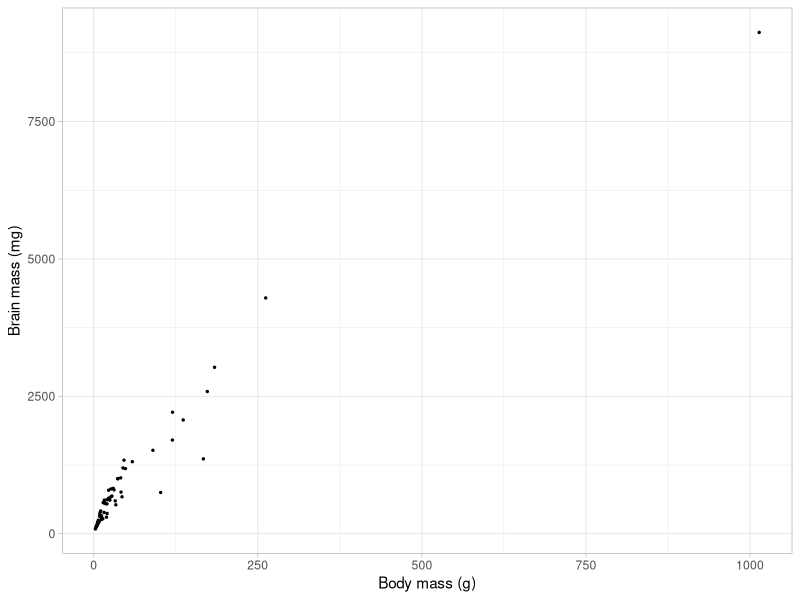
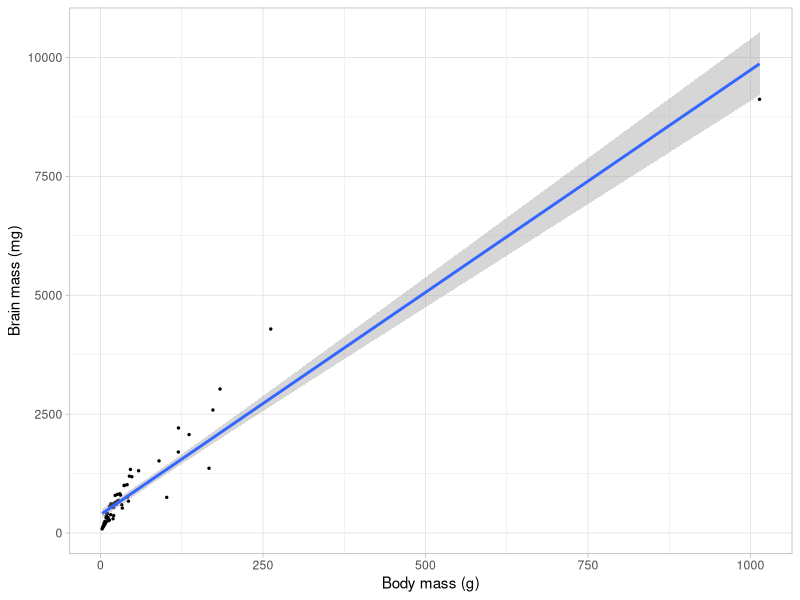
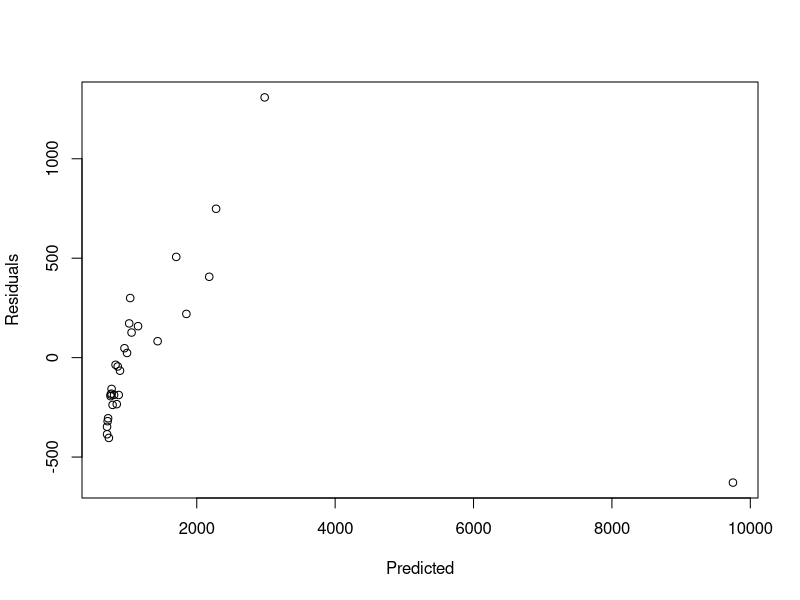
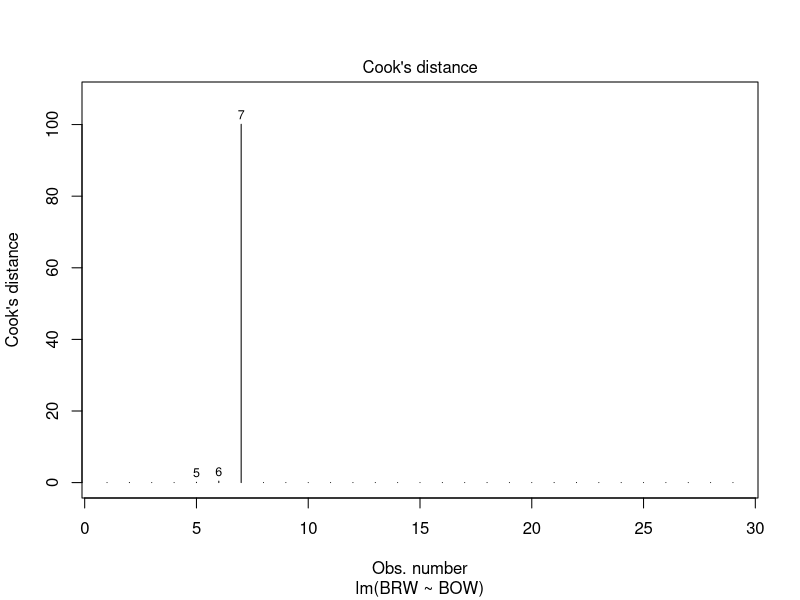
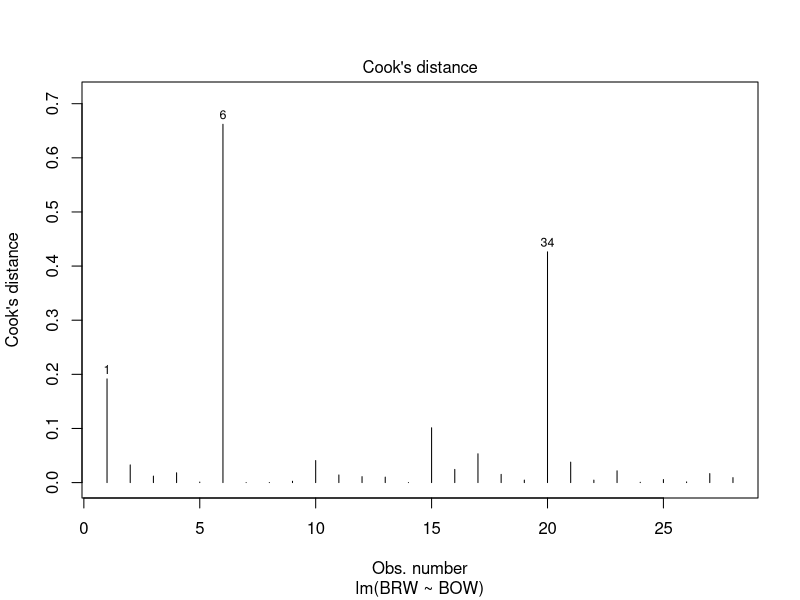
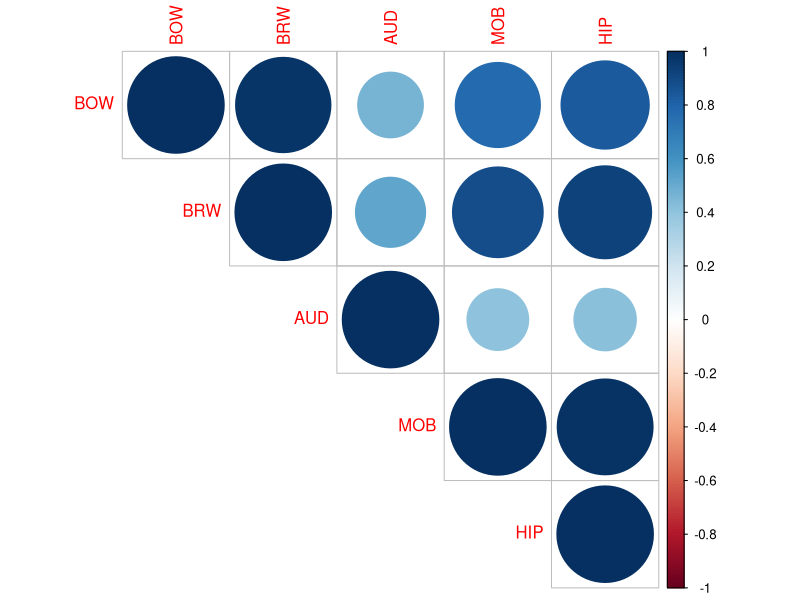
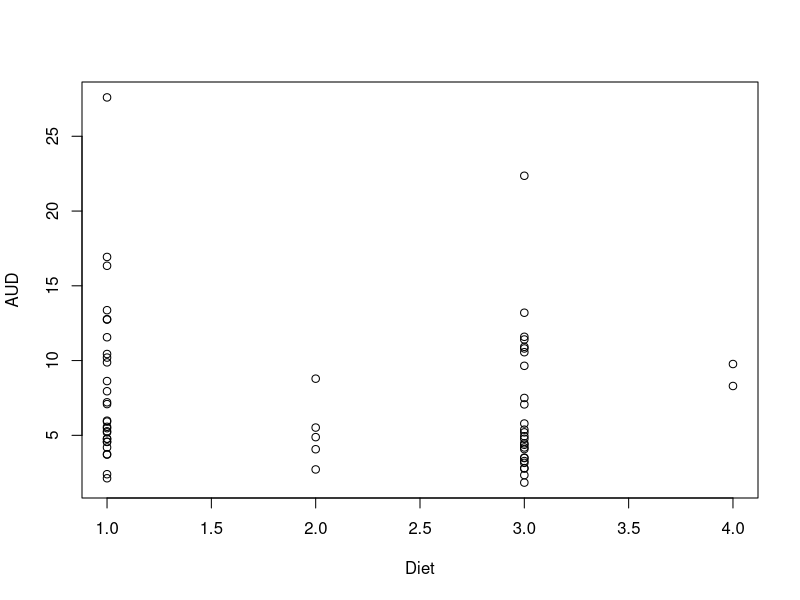
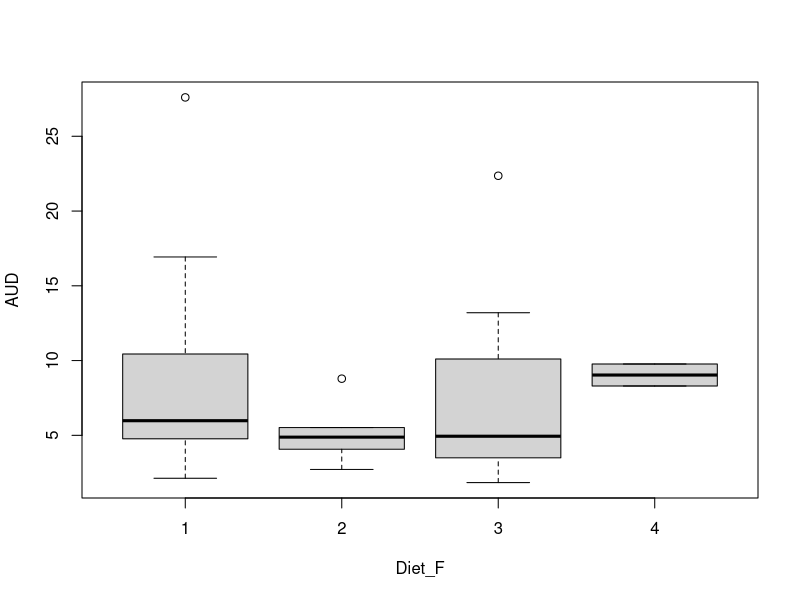

R code for these plots, in order:
## ---- chunk 1
knitr::opts_chunk$set(echo = TRUE)
options(warn = -1) 
## ---- chunk 2
# The environment
library(tidyverse)
library(ggplot2)
library(corrplot)
## ---- chunk 3
myData <- read.table("bats.csv", sep=";", skip=3, header=T)
names(myData)
## ---- chunk 4
# Focusing only on the phytophagous
phyto = myData[(myData$Diet==1),]
ggplot(myData, aes(x=BOW, y=BRW)) + geom_point(size = 0.5) +
  xlab("Body mass (g)") + ylab("Brain mass (mg)") + theme_light()
## ---- chunk 5
# Simple regression model: BRW = b1 + b2*BOW + error
#                          BRW = 623.4469 + 8.9999*BOW + error
reg1 = lm(BRW ~ BOW, data=phyto)
summary(reg1)
## ---- chunk 6
ggplot(myData, aes(x=BOW, y=BRW)) + geom_point(size = 0.5) +
  stat_smooth(method="lm", se=TRUE) +
  xlab("Body mass (g)") + ylab("Brain mass (mg)") + theme_light()
## ---- chunk 7
anova(reg1)
## ---- chunk 8
plot(reg1$fitted.values, reg1$residuals, xlab="Predicted", ylab="Residuals")
## ---- chunk 9
plot(reg1, 4) #Cook's distance
## ---- chunk 10
which(phyto$BRW>8000)
phytobis = phyto[which(phyto$BRW<8000),]
reg2 = lm(BRW ~ BOW, data=phytobis)
summary(reg2)
## ---- chunk 11
plot(reg2, 4) #Cook's distance
## ---- chunk 12
#par(mfcol=c(2,2))
#plot(reg1)
#plot(reg2)
## ---- chunk 13
phytoNum=phyto[,c(4:8)]
mat.cor=cor(phytoNum)
corrplot(mat.cor, type="upper")
## ---- chunk 14
cor.test(phyto$BRW, phyto$HIP)
cor.test(phyto$BRW, phyto$MOB)
cor.test(phyto$BRW, phyto$AUD)
## ---- chunk 15
# BRW = b1 + b2*AUD + b3*MOB + b4*HIP + error
# BRW = -312.692 + 47.989*AUD - 2.444*MOB + 15.981*HIP
regm = lm(BRW~AUD+MOB+HIP, data=phytobis)
summary(regm)
## ---- chunk 16
anova(regm)
## ---- chunk 17
reg0 = lm(BRW ~ 1, data = phyto)
step(reg0, scope=BRW~AUD + MOB + HIP, direction="forward")
## ---- chunk 18
myData$Diet_F = as.factor(myData$Diet)
with(myData, plot(AUD~Diet))
with(myData, plot(AUD~Diet_F))
## ---- chunk 19
lm = lm(AUD~Diet_F, data=myData)
summary(lm)
anova(lm)
